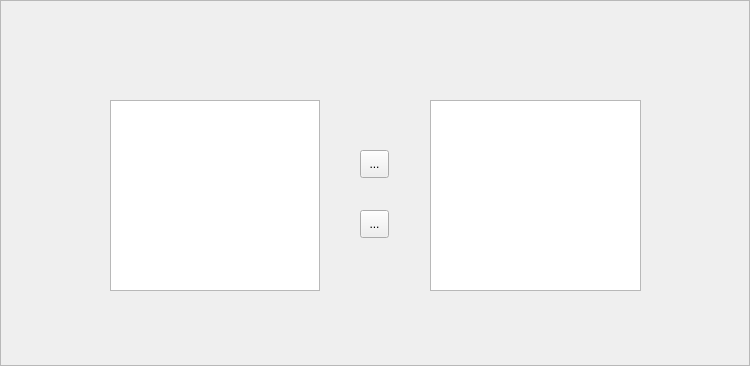
<?xml version="1.0" encoding="UTF-8"?>
<ui version="4.0">
 <class>Team</class>
 <widget class="QFrame" name="Team">
  <property name="geometry">
   <rect>
    <x>0</x>
    <y>0</y>
    <width>750</width>
    <height>366</height>
   </rect>
  </property>
  <property name="acceptDrops">
   <bool>true</bool>
  </property>
  <property name="windowTitle">
   <string>Frame</string>
  </property>
  <property name="frameShape">
   <enum>QFrame::StyledPanel</enum>
  </property>
  <property name="frameShadow">
   <enum>QFrame::Raised</enum>
  </property>
  <property name="midLineWidth">
   <number>1</number>
  </property>
  <widget class="DragListsWidget" name="projectA">
   <property name="geometry">
    <rect>
     <x>110</x>
     <y>100</y>
     <width>210</width>
     <height>191</height>
    </rect>
   </property>
  </widget>
  <widget class="DragListsWidget" name="projectB">
   <property name="geometry">
    <rect>
     <x>430</x>
     <y>100</y>
     <width>211</width>
     <height>191</height>
    </rect>
   </property>
  </widget>
  <widget class="QToolButton" name="leftButton">
   <property name="geometry">
    <rect>
     <x>360</x>
     <y>150</y>
     <width>29</width>
     <height>28</height>
    </rect>
   </property>
   <property name="text">
    <string>...</string>
   </property>
   <property name="icon">
    <iconset resource="res.qrc">
     <normaloff>:/res/res/leftarrow.png</normaloff>:/res/res/leftarrow.png</iconset>
   </property>
   <property name="iconSize">
    <size>
     <width>22</width>
     <height>22</height>
    </size>
   </property>
  </widget>
  <widget class="QToolButton" name="rightButton">
   <property name="geometry">
    <rect>
     <x>360</x>
     <y>210</y>
     <width>29</width>
     <height>28</height>
    </rect>
   </property>
   <property name="text">
    <string>...</string>
   </property>
   <property name="icon">
    <iconset resource="res.qrc">
     <normaloff>:/res/res/rightarrow.png</normaloff>:/res/res/rightarrow.png</iconset>
   </property>
   <property name="iconSize">
    <size>
     <width>22</width>
     <height>22</height>
    </size>
   </property>
  </widget>
 </widget>
 <customwidgets>
  <customwidget>
   <class>DragListsWidget</class>
   <extends>QListWidget</extends>
   <header>draglistswidget.h</header>
  </customwidget>
 </customwidgets>
 <resources>
  <include location="res.qrc"/>
 </resources>
 <connections/>
</ui>
